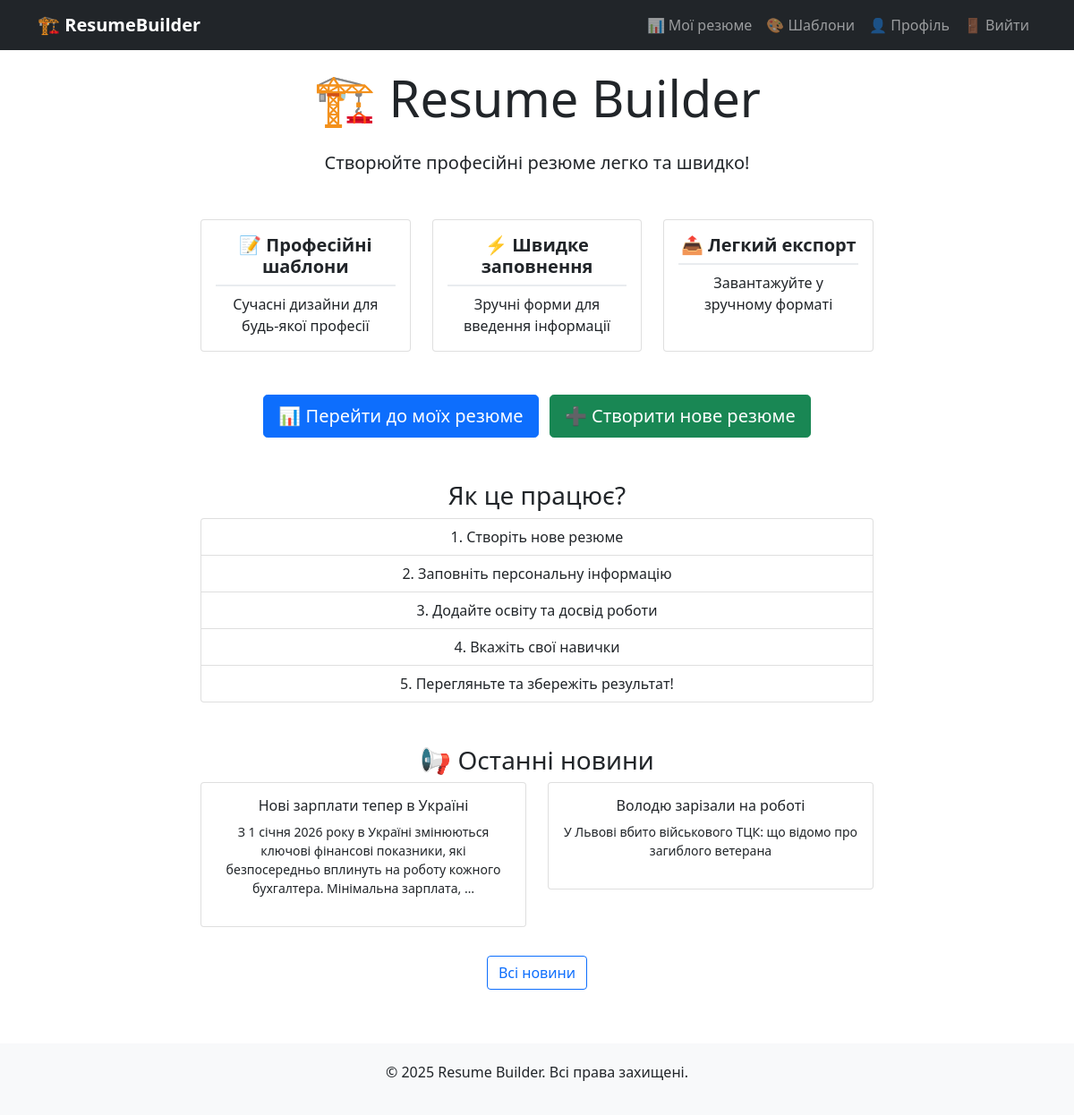
The app's page / (signed in) with its own data.
### news/models.py (models this page shows, shortened)
class News(models.Model):
    title = models.CharField(max_length=200, verbose_name="Заголовок")
    content = models.TextField(verbose_name="Зміст")
    created_at = models.DateTimeField(auto_now_add=True, verbose_name="Дата створення")
    is_active = models.BooleanField(default=True, verbose_name="Активна")
    class Meta:
        verbose_name = "Новина"
        verbose_name_plural = "Новини"
        ordering = ['-created_at']

### resumes/views.py (the view)
# urls.py: 2. Add a URL to urlpatterns:  path('', views.home, name='home')
def home(request):
    try:
        from news.models import News
        latest_news = News.objects.filter(is_active=True).order_by('-created_at')[:2]
    except:
        latest_news = []
    return render(request, 'resumes/home.html', {'latest_news': latest_news})

### templates/resumes/home.html (shortened to what this page needs)
{% extends 'base.html' %}
{% block content %}
<div class="row justify-content-center">
    <div class="col-md-8 text-center">
        <h1 class="display-4 mb-4">🏗️ Resume Builder</h1>
        <p class="lead mb-5">Створюйте професійні резюме легко та швидко!</p>
        <div class="row mb-5">
            <div class="col-md-4">
                <div class="card h-100">
                    <div class="card-body">
                        <h5 class="card-title">📝 Професійні шаблони</h5>
                        <p class="card-text">Сучасні дизайни для будь-якої професії</p>
                    </div>
                </div>
            </div>
            <div class="col-md-4">
                <div class="card h-100">
                    <div class="card-body">
                        <h5 class="card-title">⚡ Швидке заповнення</h5>
                        <p class="card-text">Зручні форми для введення інформації</p>
                    </div>
                </div>
            </div>
            <div class="col-md-4">
                <div class="card h-100">
                    <div class="card-body">
                        <h5 class="card-title">📤 Легкий експорт</h5>
                        <p class="card-text">Завантажуйте у зручному форматі</p>
                    </div>
                </div>
            </div>
        </div>
        <div class="d-grid gap-2 d-md-block">
            {% if user.is_authenticated %}
                <a href="{% url 'dashboard' %}" class="btn btn-primary btn-lg me-2">📊 Перейти до моїх резюме</a>
                <a href="{% url 'create_resume' %}" class="btn btn-success btn-lg">➕ Створити нове резюме</a>
            {% else %}
                <a href="{% url 'admin:index' %}" class="btn btn-primary btn-lg me-2">🔐 Увійти в систему</a>
                <p class="text-muted mt-3">Для початку роботи увійдіть в систему</p>
            {% endif %}
        </div>
        <div class="mt-5">
            <h3>Як це працює?</h3>
            <ol class="list-group list-group-numbered">
                <li class="list-group-item">Створіть нове резюме</li>
                <li class="list-group-item">Заповніть персональну інформацію</li>
                <li class="list-group-item">Додайте освіту та досвід роботи</li>
                <li class="list-group-item">Вкажіть свої навички</li>
                <li class="list-group-item">Перегляньте та збережіть результат!</li>
            </ol>
        </div>
        <div class="row mt-5">
            <div class="col-12">
                <h3>📢 Останні новини</h3>
                <div class="row">
                    {% if latest_news %}
                        {% for news in latest_news %}
                        <div class="col-md-6 mb-3">
                            <div class="card">
                                <div class="card-body">
                                    <h6>{{ news.title }}</h6>
                                    <p class="small">{{ news.content|truncatewords:20 }}</p>
                                </div>
                            </div>
                        </div>
                        {% endfor %}
                    {% else %}
                        <div class="col-12">
                            <p class="text-muted">Немає новин</p>
                        </div>
                    {% endif %}
                </div>
                <div class="text-center mt-3">
                    <a href="{% url 'news_list' %}" class="btn btn-outline-primary">Всі новини</a>
                </div>
            </div>
        </div>
    </div>
</div>
{% endblock %}

### static/css/resume.css (style rules this page uses)
.card-title { font-weight: 600; border-bottom: 2px solid #e9ecef; padding-bottom: 0.5rem; }

### records on screen
News: title "Нові зарплати тепер в Україні", content "З 1 січня 2026 року в Україні змінюються ключові фінансові показники, які безпосередньо вплинуть на роботу кожного бухгалтера. Мінімальна зарплата, …"
News: title "Володю зарізали на роботі", content "У Львові вбито військового ТЦК: що відомо про загиблого ветерана"
